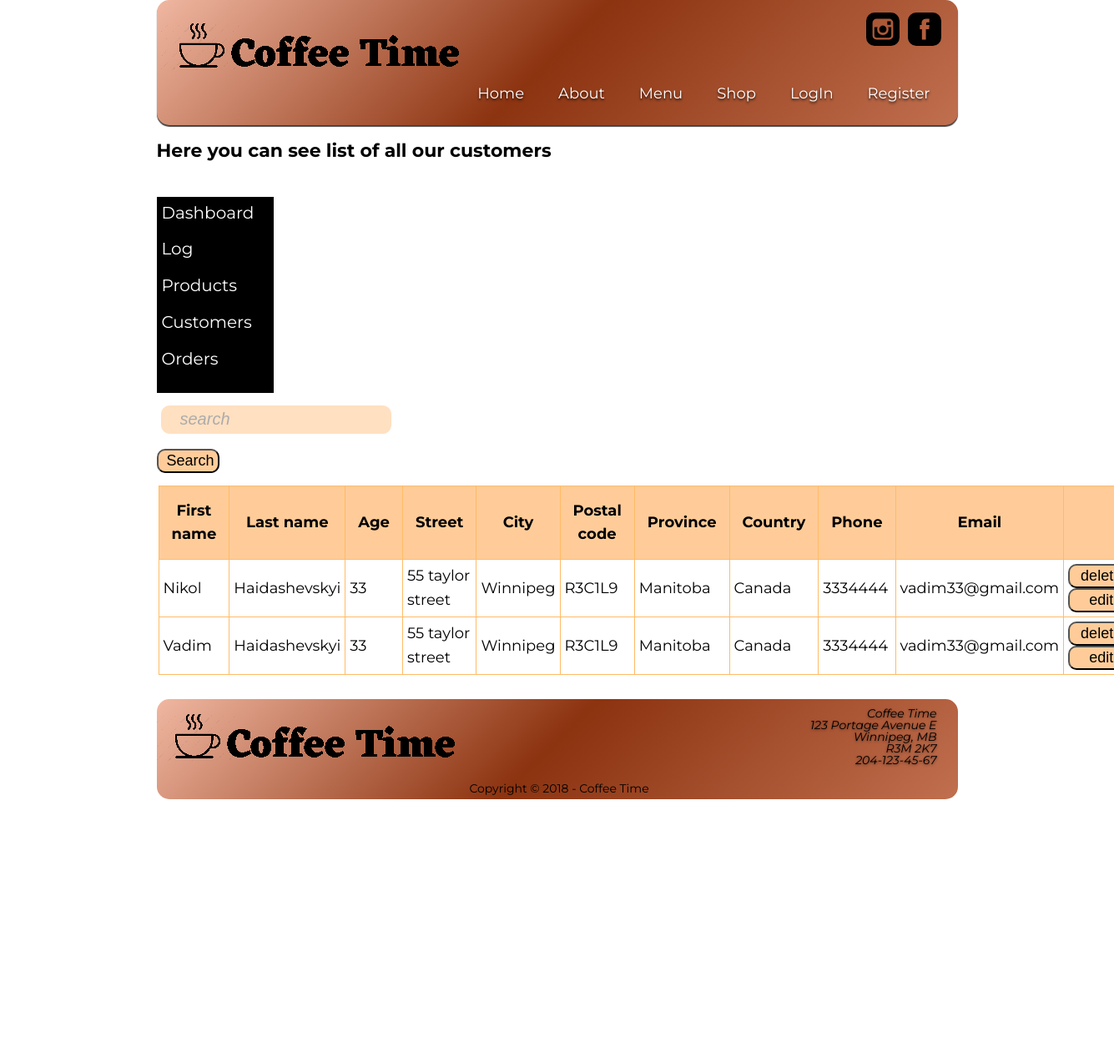
The page /admin_customers.php on the database its author committed.
### tables this page shows
CREATE TABLE `user` (
  `user_id` int(11) NOT NULL AUTO_INCREMENT PRIMARY KEY,
  `first_name` varchar(55) DEFAULT NULL,
  `last_name` varchar(55) DEFAULT NULL,
  `is_admin` varchar(15) NOT NULL DEFAULT 'regular',
  `age` int(11) DEFAULT NULL,
  `street` varchar(55) DEFAULT NULL,
  `city` varchar(45) DEFAULT NULL,
  `postal_code` varchar(6) DEFAULT NULL,
  `province` varchar(45) DEFAULT NULL,
  `country` varchar(45) DEFAULT NULL,
  `phone` char(10) DEFAULT NULL,
  `email` varchar(125) DEFAULT NULL,
  `password` varchar(12) DEFAULT NULL,
  `conf_passw` varchar(12) DEFAULT NULL,
  `created_at` datetime NOT NULL DEFAULT CURRENT_TIMESTAMP,
  `updated_at` datetime NOT NULL DEFAULT CURRENT_TIMESTAMP);

### public/admin_customers.php (the view, shortened to what this page needs)
<?php
require __DIR__ . '/../lib/functions.php';
require __DIR__ . '/../config/config.php';
$h1 = 'Here you can see list of all our customers';
try {
    if (!empty($_GET['roast'])) {
        $roast = $_GET['roast'];
        $query = "SELECT * FROM user WHERE user_ = :roasted";
        $params = array(
          ':roasted' => $roast);
    } else {
        $query = 'SELECT * FROM
        user
        ORDER by user.first_name';
        $params = [];
    }
    $stmt = $dbh->prepare($query);
    $stmt->execute($params);
    $results = $stmt->fetchAll(\PDO::FETCH_ASSOC);
} catch (Exception $e) {
    echo $e->getMessage();
    die;
}
include __DIR__ . '/../inc/header.inc.php';
?>
      <main>
        <h1><?=$h1?></h1>
      <?php include __DIR__ . '/../inc/admin.inc.php'; ?>
      <div id="search">
          <form action="<?=basename($_SERVER['PHP_SELF'])?>" method="get">
              <p><input type="text" name="s" placeholder="search" /></p><button>Search</button>
          </form>
      </div>
  <table>
    <tr>
      <th>First name</th>
      <th>Last name</th>
      <th>Age</th>
      <th>Street</th>
      <th>City</th>
      <th>Postal code</th>
      <th>Province</th>
      <th>Country</th>
      <th>Phone</th>
      <th>Email</th>
      <th></th>
    </tr>
    <?php foreach ($results as $key => $row) : ?>
    <tr>
      <td><?=$row['first_name']?></td>
      <td><?=$row['last_name']?></td>
      <td><?=$row['age']?></td>
      <td><?=$row['street']?></td>
      <td><?=$row['city']?></td>
      <td><?=$row['postal_code']?></td>
      <td><?=$row['province']?></td>
      <td><?=$row['country']?></td>
      <td><?=$row['phone']?></td>
      <td><?=$row['email']?></td>
      <td><form action="" method="post">
            <button>delete</button>
          </form>
          <form action="" method="post">
            <button>edit</button>
          </form>
      </td>
    </tr>
    <?php endforeach; ?>
  </table>
<?php
    include __DIR__ . '/../inc/footer.inc.php';
?>
  </body>
</html>

### public/styles/capstone_project_screen.css (style rules this page uses)
body { font-size: 18px; line-height: 1.3em; font-family: 'Montserrat', Arial, sans-serif; color: #000; background-color: #fff; margin: 0 auto; }
main { font-size: 18px; display: block; background-color: #fff; line-height: 1.6em; min-height: 1100px; text-align: left; z-index: 10; margin: 0 auto; position: relative; }
main p { margin-left: 5px; }
h1 { text-align: left; font-size: 22px; font-weight: 700; margin-top: 17px; }
form { width: 100%; }
form p { clear: both; }
input[type="text"], input[type="email"], input[type="tel"], input[type="date"], input[type="month"], input[type="password"], input[type="submit"], input[type="reset"] { width: 250px; background-color: #fc9; border: 1px solid #fc9; border-radius: 10px; padding-left: 22px; font-size: 20px; padding-top: 4px; padding-bottom: 5px; font-style: italic; opacity: 0.6; }
button { width: 75px; padding-left: 10px; font-size: 18px; padding-top: 2px; padding-bottom: 2px; border-radius: 10px; background-color: #fc9; }
table { border-spacing: 0px; border-collapse: collapse; color: #000; width: 80%; height: auto; border-radius: 15px; display: inline-block; margin: 15px 2px 5px 2px; }
td,th { border: 1px solid #fb6; padding: 15px; }
th { color: #000; background-color: #fc9; text-align: center; }
tr { padding: 15px; }
td { text-align: left; padding: 15px; }

### public/styles/capstone_mobile.css (style rules this page uses)
body { font-family: 'Montserrat', Arial, sans-serif; font-size: 16px; color: #000; background-color: #fff; margin: 0; }
main { display: block; background-color: #fff; line-height: 1.6em; min-height: 500px; text-align: left; z-index: 10; margin: 0 auto; position: relative; }
main p { margin-left: 5px; }
h1 { text-align: left; font-size: 22px; font-weight: 700; margin-top: 17px; }
table { border-spacing: 0px; border-collapse: collapse; color: #000; width: 100%; height: auto; border-radius: 15px; display: inline-block; }
td,th { border: 1px solid #fb6; }
th { color: #000; background-color: #fc9; text-align: center; }
td { text-align: left; padding: 5px; }
form { width: 100%; }
form p { clear: both; }
input[type="text"], input[type="email"], input[type="tel"], input[type="date"], input[type="submit"], input[type="reset"] { width: 180px; background-color: #fc9; border: 1px solid #fc9; border-radius: 10px; padding-left: 22px; font-size: 18px; padding-top: 4px; padding-bottom: 5px; font-style: italic; opacity: 0.6; }

### public/styles/capstone_print.css (style rules this page uses)
body { font-size: 18px; line-height: 1.3em; font-family: 'Montserrat', Arial, sans-serif; background-color: #fff; margin: 0 auto; }
main { font-size: 18px; display: block; background-color: #fff; line-height: 1.6em; min-height: 1100px; text-align: left; z-index: 10; margin: 0 auto; position: relative; }
main p { margin-left: 5px; }
h1 { text-align: left; font-size: 22px; font-weight: 700; margin-top: 17px; }
table { border-spacing: 0px; border-collapse: collapse; color: #000; width: 100%; height: auto; border-radius: 15px; display: inline-block; margin: 15px 2px 5px 2px; }
td,th { border: 1px solid #fb6; }
th { color: #000; background-color: #fc9; text-align: center; }
td { text-align: left; padding: 5px; }
form { width: 100%; }
form p { clear: both; }
input[type="text"], input[type="email"], input[type="tel"], input[type="date"], input[type="submit"], input[type="reset"] { width: 250px; background-color: #fc9; border: 1px solid #fc9; border-radius: 10px; padding-left: 22px; font-size: 20px; padding-top: 4px; padding-bottom: 5px; font-style: italic; opacity: 0.6; }

### public/admin_customers.php (style rules this page uses)
table { border-spacing: 0px; border-collapse: collapse; color: #000; width: 80%; height: auto; border-radius: 15px; display: inline-block; margin: 15px 2px 5px 2px; }
td,th { border: 1px solid #fb6; }
th { color: #000; background-color: #fc9; text-align: center; }
td { text-align: left; padding: 5px; }

### rows shown on the page
user: first_name "Nikol", last_name "Haidashevskyi", age "33", street "55 taylor street", city "Winnipeg", postal_code "R3C1L9", province "Manitoba", country "Canada", phone "3334444", email "vadim33@gmail.com"
user: first_name "Vadim", last_name "Haidashevskyi", age "33", street "55 taylor street", city "Winnipeg", postal_code "R3C1L9", province "Manitoba", country "Canada", phone "3334444", email "vadim33@gmail.com"

### other values the page prints
$h1 "Here you can see list of all our customers"
